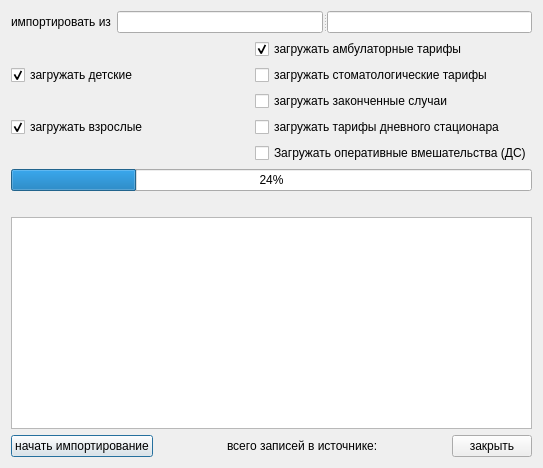
<?xml version="1.0" encoding="UTF-8"?>
<ui version="4.0">
 <class>Dialog</class>
 <widget class="QDialog" name="Dialog">
  <property name="geometry">
   <rect>
    <x>0</x>
    <y>0</y>
    <width>543</width>
    <height>468</height>
   </rect>
  </property>
  <property name="windowTitle">
   <string>Загрузка тарифов из ЕИС</string>
  </property>
  <layout class="QGridLayout" name="gridLayout">
   <item row="0" column="0" colspan="3">
    <layout class="QHBoxLayout">
     <item>
      <widget class="QLabel" name="label">
       <property name="text">
        <string>импортировать из</string>
       </property>
      </widget>
     </item>
     <item>
      <widget class="QSplitter" name="splitter">
       <property name="orientation">
        <enum>Qt::Horizontal</enum>
       </property>
       <widget class="QLineEdit" name="edtFileName">
        <property name="text">
         <string/>
        </property>
        <property name="readOnly">
         <bool>true</bool>
        </property>
       </widget>
       <widget class="QLineEdit" name="edtIP">
        <property name="readOnly">
         <bool>true</bool>
        </property>
       </widget>
      </widget>
     </item>
    </layout>
   </item>
   <item row="1" column="0">
    <layout class="QVBoxLayout" name="verticalLayout">
     <item>
      <widget class="QCheckBox" name="chkLoadChildren">
       <property name="text">
        <string>загружать детские</string>
       </property>
       <property name="checked">
        <bool>true</bool>
       </property>
      </widget>
     </item>
     <item>
      <widget class="QCheckBox" name="chkLoadAdult">
       <property name="text">
        <string>загружать взрослые</string>
       </property>
       <property name="checked">
        <bool>true</bool>
       </property>
      </widget>
     </item>
    </layout>
   </item>
   <item row="1" column="1">
    <spacer name="horizontalSpacer">
     <property name="orientation">
      <enum>Qt::Horizontal</enum>
     </property>
     <property name="sizeHint" stdset="0">
      <size>
       <width>57</width>
       <height>20</height>
      </size>
     </property>
    </spacer>
   </item>
   <item row="1" column="2">
    <layout class="QVBoxLayout" name="verticalLayout_2">
     <item>
      <widget class="QCheckBox" name="chkAmb">
       <property name="text">
        <string>загружать амбулаторные тарифы</string>
       </property>
       <property name="checked">
        <bool>true</bool>
       </property>
      </widget>
     </item>
     <item>
      <widget class="QCheckBox" name="chkStom">
       <property name="text">
        <string>загружать стоматологические тарифы</string>
       </property>
      </widget>
     </item>
     <item>
      <widget class="QCheckBox" name="chkCompleteCase">
       <property name="text">
        <string>загружать законченные случаи</string>
       </property>
      </widget>
     </item>
     <item>
      <widget class="QCheckBox" name="chkDailyStat">
       <property name="text">
        <string>загружать тарифы дневного стационара</string>
       </property>
      </widget>
     </item>
     <item>
      <widget class="QCheckBox" name="chkOperV">
       <property name="text">
        <string>Загружать оперативные вмешательства (ДС)</string>
       </property>
      </widget>
     </item>
    </layout>
   </item>
   <item row="2" column="0" colspan="3">
    <widget class="QProgressBar" name="progressBar">
     <property name="value">
      <number>24</number>
     </property>
     <property name="orientation">
      <enum>Qt::Horizontal</enum>
     </property>
    </widget>
   </item>
   <item row="3" column="0" colspan="3">
    <widget class="QLabel" name="statusLabel">
     <property name="text">
      <string/>
     </property>
    </widget>
   </item>
   <item row="4" column="0" colspan="3">
    <widget class="QTextBrowser" name="log"/>
   </item>
   <item row="5" column="0" colspan="3">
    <layout class="QHBoxLayout">
     <property name="spacing">
      <number>6</number>
     </property>
     <property name="margin">
      <number>0</number>
     </property>
     <item>
      <widget class="QPushButton" name="btnImport">
       <property name="text">
        <string>начать импортирование</string>
       </property>
      </widget>
     </item>
     <item>
      <spacer>
       <property name="orientation">
        <enum>Qt::Horizontal</enum>
       </property>
       <property name="sizeHint" stdset="0">
        <size>
         <width>40</width>
         <height>20</height>
        </size>
       </property>
      </spacer>
     </item>
     <item>
      <widget class="QLabel" name="labelNum">
       <property name="text">
        <string>всего записей в источнике:</string>
       </property>
      </widget>
     </item>
     <item>
      <spacer>
       <property name="orientation">
        <enum>Qt::Horizontal</enum>
       </property>
       <property name="sizeHint" stdset="0">
        <size>
         <width>40</width>
         <height>20</height>
        </size>
       </property>
      </spacer>
     </item>
     <item>
      <widget class="QPushButton" name="btnClose">
       <property name="text">
        <string>закрыть</string>
       </property>
      </widget>
     </item>
    </layout>
   </item>
  </layout>
 </widget>
 <resources/>
 <connections/>
</ui>
